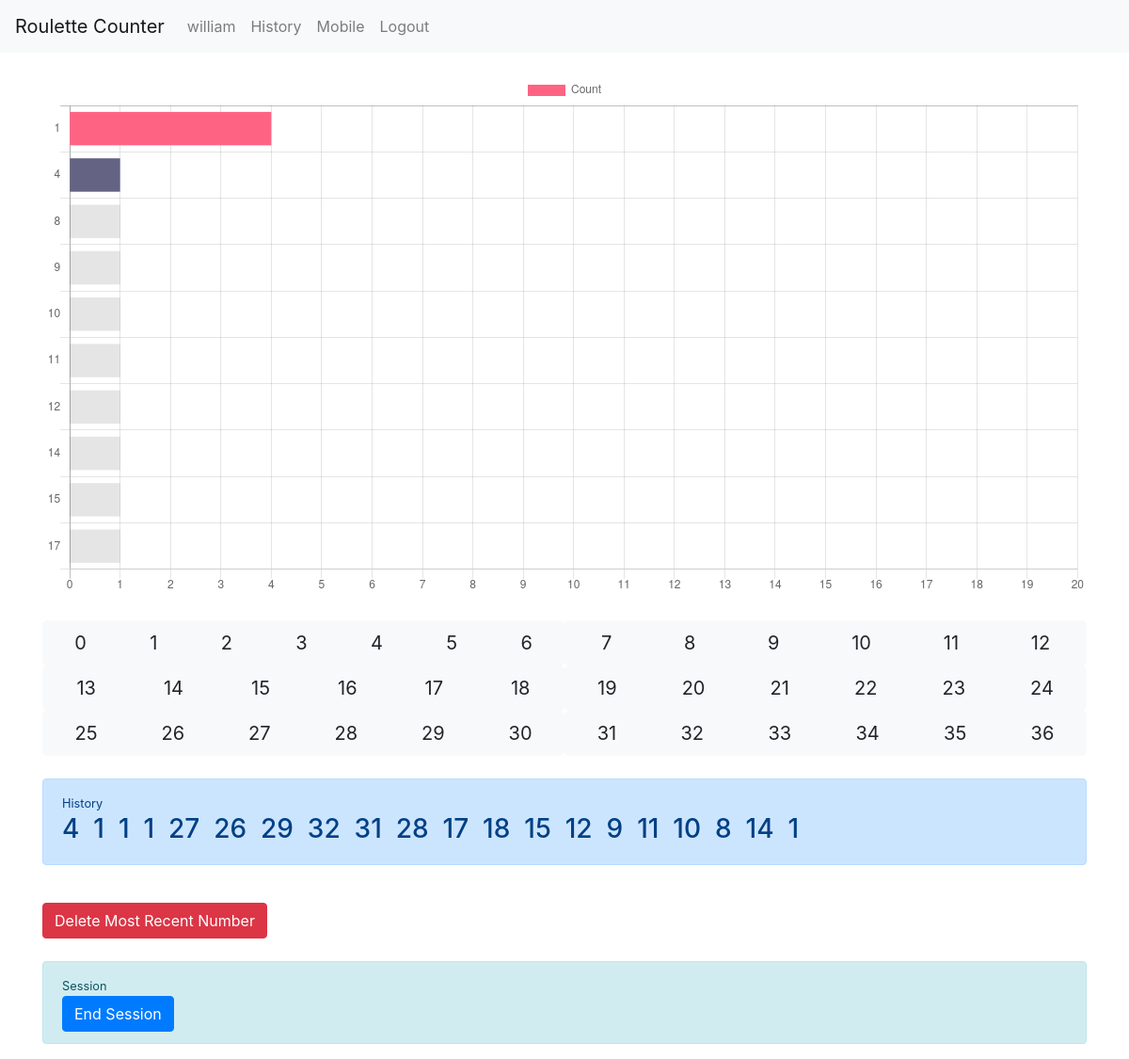
Before: /mobile (signed in) with the older database file.
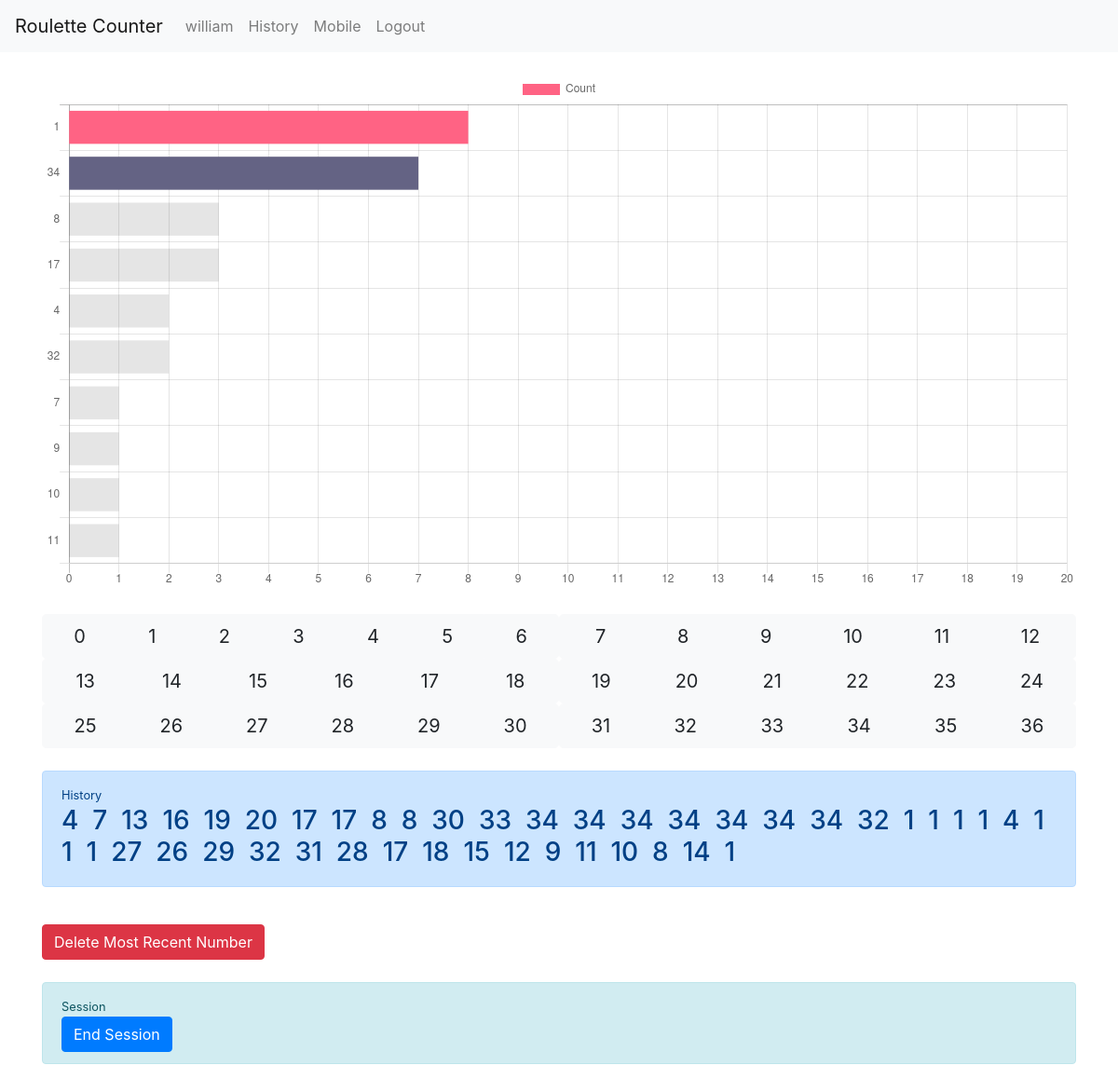
After: the same page with the newer database file.
### roulettecounter/models.py (models this page shows, shortened)
class NumberShown(models.Model):
    date = models.DateTimeField()
    number_stat = models.ForeignKey(NumberStat, on_delete=models.CASCADE)
    session = models.ForeignKey(Session, on_delete=models.CASCADE)

class NumberStat(models.Model):
    number = models.PositiveSmallIntegerField()
    is_green = models.BooleanField()
    is_red = models.BooleanField()
    is_black = models.BooleanField()
    is_even = models.BooleanField()
    is_odd = models.BooleanField()
    is_in_first_col = models.BooleanField()
    is_in_second_col = models.BooleanField()
    is_in_third_col = models.BooleanField()
    is_in_first_half = models.BooleanField()
    is_in_second_half = models.BooleanField()
    is_in_first_row = models.BooleanField()
    is_in_second_row = models.BooleanField()
    is_in_third_row = models.BooleanField()
    appearances = models.PositiveSmallIntegerField(default=0)
    percentage_appeared = models.DecimalField(max_digits=5, decimal_places=2, default=0)
    session = models.ForeignKey(Session, on_delete=models.CASCADE)
    green_numbers = [0, 00]
    red_numbers = [1, 3, 5, 7, 9, 12, 14, 16, 18, 19, 21, 23, 25, 27, 30, 32, 34, 36]
    black_numbers = [2, 4, 6, 8, 10, 11, 13, 15, 17, 20, 22, 24, 26, 28, 29, 31, 33, 35]

### roulettecounter/views.py (the view)
# urls.py: path('mobile', views.mobile_request, name="mobile"),
def mobile_request(request):
    if not Session.is_in_session(request):
        start_session_request(request)
    session = Session.get_current_session(request)
    context = {'currentSession': session,
               'labels': get_hot_numbers(request, session, limit=10)[0],
               'data': get_hot_numbers(request, session, limit=10)[1],
               'history': NumberShown.objects.filter(session=session).order_by('-date')
               }
    return render(request, "roulettecounter/mobile.html", context=context)

### roulettecounter/models.py (called while the page is built)
    def is_running(self):
        return self.date_end is None

    @staticmethod
    def get_current_session(request):
        try:
            user = get_user(request)
            if user.is_anonymous:
                user = None
            session = Session.objects.filter(user=user).latest('date_start')
            if session.is_running():
                return session
        except Session.DoesNotExist:
            pass
        return None

    @staticmethod
    def is_in_session(request):
        return Session.get_current_session(request) is not None

### roulettecounter/views.py (called while the page is built)
def get_hot_numbers(request, session, limit=37):
    hot_numbers = []
    for number_stat in NumberStat.objects.filter(session=session):
        if number_stat.appearances > 0:
            hot_numbers.append((number_stat.number, number_stat.appearances))
    hot_numbers.sort(key=itemgetter(1), reverse=True)
    labels = [e[0] for e in hot_numbers][:limit]
    data = [e[1] for e in hot_numbers][:limit]
    return labels, data

### roulettecounter/templates/roulettecounter/mobile.html (shortened to what this page needs)
{% extends "roulettecounter/base.html" %}
{% block content %}
  {% if currentSession %}
    {% include "roulettecounter/includes/hotnumbers.html" with chartName="myChart" %}
    <br>
    {% include "roulettecounter/includes/input.html" %}
    <br>
    {% include "roulettecounter/includes/history.html" %}
    <br>
    {% include "roulettecounter/includes/deletebutton.html" %}
  {% endif %}
  <br>
  {% include "roulettecounter/includes/sessions.html" %}
{% endblock %}

### roulettecounter/templates/roulettecounter/includes/history.html
<div class="alert alert-primary" role="alert">
    <small>History</small>
    <h3>
      {% if history %}
        {% for number in history %}
          {{ number.number_stat.number }}&nbsp;
        {% endfor %}
      {% else %}
        &nbsp;
      {% endif %}
    </h3>
</div>

Changed rows visible on the page:
added NumberShown: number_stat.number "4"
added NumberShown: number_stat.number "7"
added NumberShown: number_stat.number "13"
added NumberShown: number_stat.number "16"
added NumberShown: number_stat.number "19"
added NumberShown: number_stat.number "20"
added NumberShown: number_stat.number "17"
added NumberShown: number_stat.number "17"
added NumberShown: number_stat.number "8"
added NumberShown: number_stat.number "8"
added NumberShown: number_stat.number "30"
added NumberShown: number_stat.number "33"
added NumberShown: number_stat.number "34"
added NumberShown: number_stat.number "34"
added NumberShown: number_stat.number "34"
added NumberShown: number_stat.number "34"
added NumberShown: number_stat.number "34"
added NumberShown: number_stat.number "34"
added NumberShown: number_stat.number "34"
added NumberShown: number_stat.number "32"
added NumberShown: number_stat.number "1"
added NumberShown: number_stat.number "1"
added NumberShown: number_stat.number "1"
added NumberShown: number_stat.number "1"
Other visible differences:
chart data {{ labels|safe }}: [1, 4, 8, 9, 10, 11, 12, 14, 15, 17] → [1, 34, 8, 17, 4, 32, 7, 9, 10, 11]
chart data {{ data|safe }}: [4, 1, 1, 1, 1, 1, 1, 1, 1, 1] → [8, 7, 3, 3, 2, 2, 1, 1, 1, 1]
